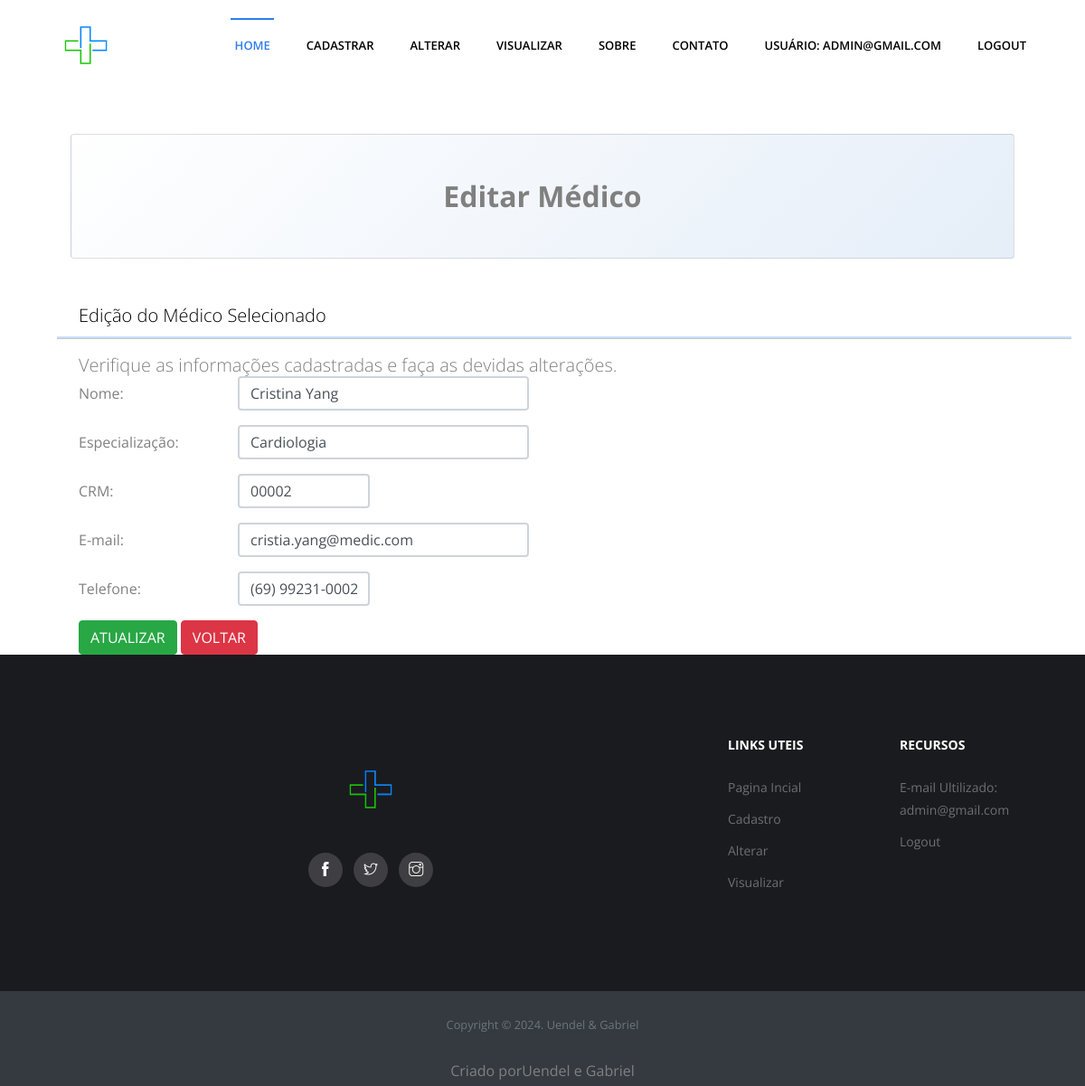
Page /editar_verificacao/15 (signed in) on the committed database.
### usuarios/models.py (models this page shows)
class Medico(models.Model):
    nome_medico = models.CharField(max_length=200)
    especializacao = models.CharField(max_length=200)
    crm = models.CharField(max_length=10)
    email = models.EmailField(max_length=50)
    telefone = models.CharField(
        max_length=15,
        validators=[RegexValidator(regex=r'^\+?1?\d{9,15}$', message="Número de telefone inválido")])

### usuarios/views.py (the view)
# urls.py: path('editar_verificacao/<int:pk>', views.editar_verificacao, name="editar_verificacao"),
def editar_verificacao(request, pk):
    if request.method =="GET":
        if request.user.is_authenticated:
            lista_medicos = Medico.objects.get(pk=pk)
            dicionario_medico = {'lista_medicos':lista_medicos}
            return render(request, 'usuarios/editar.html', dicionario_medico)
        else:
            return HttpResponse("Fala o login para acessar!")

### usuarios/templates/usuarios/editar.html (shortened to what this page needs)
{% extends 'usuarios/base.html' %}
{% block titulo %}Editar Médico{% endblock %}
{% block conteudo %}
<h3>Edição do Médico Selecionado</h3>
<hr>
<p class="lead">Verifique as informações cadastradas e faça as devidas alterações.</p>
<form action="{% url 'editar' lista_medicos.pk %}" method="POST">
    <div class="form-group row mb-3">
        <label for="medicoNome" class="col-sm-2 col-form-label">Nome:</label>
        <div class="col-sm-4">
            <input type="text" class="form-control border-2" id="medicoNome" name="nome_medico" value="{{ lista_medicos.nome_medico }}">
        </div>
    </div>
    <div class="form-group row mb-3">
        <label for="medicoEspecialidade" class="col-sm-2 col-form-label">Especialização:</label>
        <div class="col-sm-4">
            <input type="text" class="form-control border-2" id="medicoEspecialidade" name="especializacao" value="{{ lista_medicos.especializacao }}">
        </div>
    </div>
    <div class="form-group row mb-3">
        <label for="medicoCrm" class="col-sm-2 col-form-label">CRM:</label>
        <div class="col-sm-2">
            <input type="text" class="form-control border-2" id="medicoCrm" name="crm" value="{{ lista_medicos.crm }}">
        </div>
    </div>
    <div class="form-group row mb-3">
        <label for="medicoEmail" class="col-sm-2 col-form-label">E-mail:</label>
        <div class="col-sm-4">
            <input type="email" class="form-control border-2" id="medicoEmail" name="email" value="{{ lista_medicos.email }}">
        </div>
    </div>
    <div class="form-group row mb-3">
        <label for="medicoFone" class="col-sm-2 col-form-label">Telefone:</label>
        <div class="col-sm-2">
            <input type="text" class="form-control border-2" id="medicoFone" name="telefone" value="{{ lista_medicos.telefone }}"
                   placeholder="(99) 99999-9999"
                   oninput="formatPhoneNumber(this)">
        </div>
    </div>
    <div class="update">
        <button type="submit" class="btn btn-success">Atualizar</button>
        <a href="{% url 'alterar' %}" class="btn btn-danger">Voltar</a>
    </div>
</form>
{% endblock %}

### usuarios/templates/usuarios/base.html (shortened to what this page needs)
{% load static %}
<!DOCTYPE html>
<html lang="pt-br">
<head>
    <link href="{% static 'css/bootstrap.min.css' %}" rel="stylesheet">
    <link href="https://cdn.jsdelivr.net/npm/bootstrap@5.0.2/dist/css/bootstrap.min.css" rel="stylesheet">
    <link rel="stylesheet" href="{% static 'plugins/bootstrap/bootstrap.min.css' %}">
    <link rel="stylesheet" href="{% static 'plugins/themify-icons/themify-icons.css' %}">
    <link rel="stylesheet" href="{% static 'plugins/slick/slick.css' %}">
    <link rel="stylesheet" href="{% static 'plugins/slick/slick-theme.css' %}">
    <link rel="stylesheet" href="{% static 'plugins/fancybox/jquery.fancybox.min.css' %}">
    <link rel="stylesheet" href="{% static 'plugins/aos/aos.css' %}">
    <link href="{% static 'css/style.css' %}" rel="stylesheet">
</head>
<body>
    <nav class="navbar main-nav navbar-expand-lg px-2 px-sm-0 py-2 py-lg-0">
        <div class="container">
          <a class="navbar-brand" href="{% url 'home' %}">
            <img class="logo" src="{% static 'images/logo.jpg' %}" alt="logo">
          </a>
          <div class="collapse navbar-collapse" id="navbarNav">
            {% if user.is_authenticated %}
                <ul class="navbar-nav ml-auto">
                    <li class="nav-item active">
                        <a class="nav-link" href="{% url 'home' %}">Home</a>
                    </li>
                    <li class="nav-item">
                        <a class="nav-link" href="{% url 'lancar' %}">Cadastrar</a>
                    </li>
                    <li class="nav-item">
                        <a class="nav-link" href="{% url 'alterar' %}">Alterar</a>
                    </li>
                    <li class="nav-item">
                        <a class="nav-link" href="{% url 'visualizar' %}">Visualizar</a>
                    </li>
                    <li class="nav-item">
                        <a class="nav-link" href="{% url 'sobre' %}">Sobre</a>
                    </li>
                    <li class="nav-item">
                        <a class="nav-link" href="{% url 'contatos' %}">Contato</a>
                    </li>
                    <li class="nav-item">
                        <a class="nav-link" href="#">Usuário: {{ user.email }}</a>
                    </li>
                    <li class="nav-item">
                        <a class="nav-link" href="{% url 'logout' %}">Logout</a>
                    </li>
                </ul>
            {% endif %}
          </div>
        </div>
      </nav>
    <div class="container px-4 px-lg-5">
        <div class="card text-black my-5 py-4 text-center" style="background: linear-gradient(135deg, #ffffff, #e5eef8);">
            <div class="card-body">
                <p class="text-back m-0" style="font-size: 2rem; font-weight: bold; line-height: 1.5;">
                    {% block titulo %}Seja bem-vindo(a) {{ user.first_name }} ao Guia Médico, aqui encontrará os profissionais disponíveis.{% endblock %}
                </p>
            </div>
        </div>
        <div class="row gx-4 gx-lg-5">
            {% block conteudo %}{% endblock %}
        </div>
    </div>
    <footer>
        <div class="footer-main">
          <div class="container">
            <div class="row">
                <div class="col-lg-4 col-md-12 m-md-auto align-self-center text-center">
                    <div class="block">
                        <a href="index.html"><img class="logo" src="{% static 'images/logoSemFundo.png' %}" alt="footer-logo"></a>
                        <ul class="social-icon list-inline justify-content-center">
                            <li class="list-inline-item">
                                <a href="#"><i class="ti-facebook"></i></a>
                            </li>
                            <li class="list-inline-item">
                                <a href="#"><i class="ti-twitter"></i></a>
                            </li>
                            <li class="list-inline-item">
                                <a href="#"><i class="ti-instagram"></i></a>
                            </li>
                        </ul>
                    </div>
                </div>
              {% if user.is_authenticated %}
              <div class="col-lg-2 col-md-3 col-6 mt-5 mt-lg-0">
                <div class="block-2">
                  <h6>Links uteis</h6>
                    <ul>
                        <li><a href="{% url 'home' %}">Pagina Incial</a></li>
                        <li><a href="{% url 'lancar' %}">Cadastro</a></li>
                        <li><a href="{% url 'alterar' %}">Alterar</a></li>
                        <li><a href="{% url 'visualizar' %}">Visualizar</a></li>
                    </ul>
                </div>
              </div>
              <div class="col-lg-2 col-md-3 col-6 mt-5 mt-lg-0">
                <div class="block-2">
                  <h6>Recursos</h6>
                  <ul>
                    <li><a href="#">E-mail Ultilizado: {{ user.email }}</a></li>
                    <li><a href="{% url 'logout' %}">Logout</a></li>
                  </ul>
                </div>
              </div>
              {% endif %}
            </div>
          </div>
        </div>
        <div class="text-center bg-dark py-4">
          <small class="text-secondary">Copyright &copy; <script>document.write(new Date().getFullYear())</script>. Uendel &amp; Gabriel</small class="text-secondary">
        </div>
          <div class="text-center bg-dark py-1">
              <small> <p>Criado por<a href="#">Uendel e Gabriel</a></p></small class="text-secondary">
           </div>
      </footer>
</body>
</html>

### static/css/style.css (style rules this page uses)
body { font-family: "Open Sans", sans-serif; -webkit-font-smoothing: antialiased; }
h1, h2, h3, h4, h5, h6 { font-family: "Open Sans", sans-serif; color: #000; font-weight: 300; }
h3 { font-size: 20px; line-height: 30px; }
p, li, blockquote, label { font-size: 16px; letter-spacing: 0; line-height: 25px; color: #808080; margin-bottom: 0; }
.logo { width: 100px; height: auto; }
body { overflow-x: hidden; }
a { font-size: inherit; color: inherit; }
.btn { text-transform: uppercase; }
.main-nav { background: #fff; z-index: 1; }
.main-nav .navbar-brand { padding: 0; }
.main-nav .navbar-nav .nav-item { position: relative; font-family: "Open Sans", sans-serif; }
.main-nav .navbar-nav .nav-item .nav-link { position: relative; text-align: center; font-size: 13px; text-transform: uppercase; font-weight: 600; color: #000; padding-left: 20px; padding-right: 20px; line-height: 45px; }
.main-nav .navbar-nav .nav-item.active .nav-link { color: #2e7eed; }
.main-nav .navbar-nav .nav-item.active .nav-link:before { content: ''; background: #2e7eed; width: 60%; height: 2px; position: absolute; top: 0; left: 20%; }
.footer-main { padding: 92px 0; background: #1a1b1f; }
.footer-main .block img { margin-bottom: 20px; }
.footer-main .block ul.social-icon li a { text-decoration: none; display: block; width: 38px; height: 38px; border-radius: 100%; background: #3f3f43; color: #fff; text-align: center; line-height: 38px; }
.footer-main .block-2 h6 { font-weight: bold; font-size: 14px; text-transform: uppercase; color: #fff; margin-bottom: 25px; }
.footer-main .block-2 ul { padding: 0; }
.footer-main .block-2 ul li { margin-bottom: 10px; list-style: none; }
.footer-main .block-2 ul li a { font-size: 14px; color: #6f6f71; transition: .2s ease; }
hr { display: block; height: 2px; border: 0; border-top: 2px solid #2e7eed; margin: 1em 0; padding: 0; }

### rows in the picture
Medico: nome_medico "Cristina Yang", especializacao "Cardiologia", crm "00002", email "cristia.yang@medic.com", telefone "(69) 99231-0002"

### other values in the picture
{{ user.email }} "ADMIN@GMAIL.COM"
{{ user.email }} "admin@gmail.com"
